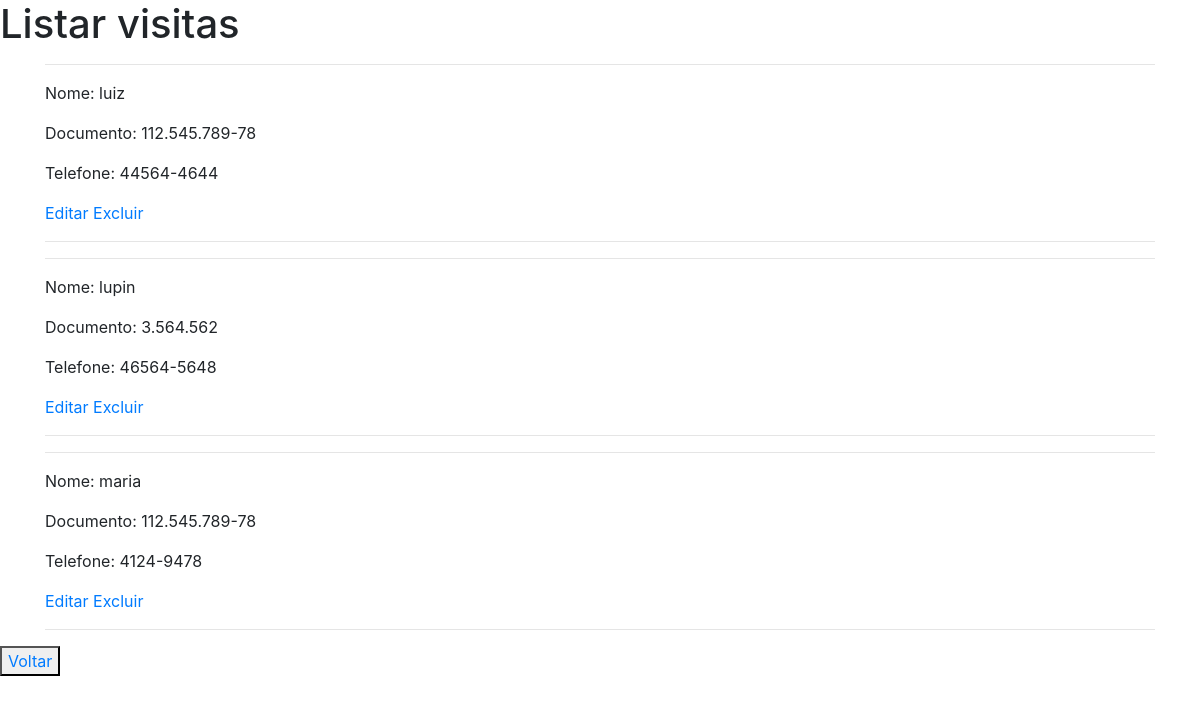
Before: /visitas/listar_visitas/ with the older database file.
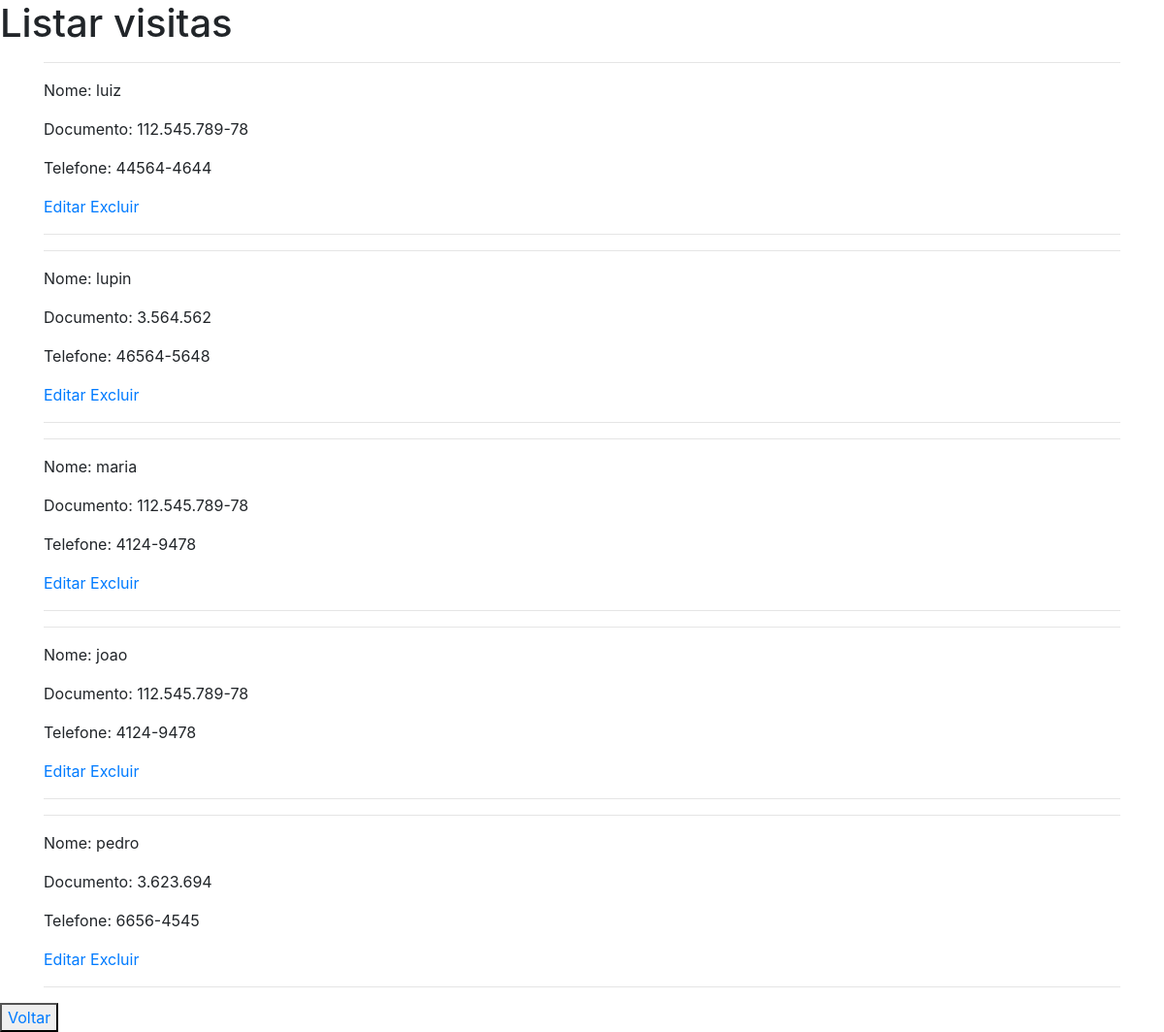
After: the same page with the newer database file.
### visitas/models.py (models this page shows, shortened)
class Visitante(models.Model):
    nome = models.CharField(max_length=100)
    doc = models.CharField(max_length=100)
    telefone = models.CharField(max_length=20)
    data_entrada = models.DateField(default=date.today)
    hora_entrada = models.DateTimeField(default=timezone.now)
    data_saida = models.DateField(null=True, blank=True)
    hora_saida = models.TimeField(null=True, blank=True)

### visitas/views.py (the view)
# urls.py: path('listar_visitas/', views.listar_visitas, name='listar_visitas'),
def listar_visitas(request):
    visitantes = Visitante.objects.all()
    return render(request, 'visitas/listar_visitas.html', {'visitantes': visitantes})

### templates/visitas/listar_visitas.html (shortened to what this page needs)
{% extends 'base.html' %}
{% block content %}
<h1> Listar visitas </h1>
<div class="container-fluid">
    <div class="container">
        {% for visitante in visitantes %}
        <hr>
        <p>Nome: {{ visitante.nome }}</p>
        <p>Documento: {{ visitante.doc }}</p>
        <p>Telefone: {{ visitante.telefone }}</p>
        <a href="{% url 'visitas:editar_visitas' visita_id=visitante.id %}">Editar</a>
        <a href="{% url 'visitas:excluir_visitas' visita_id=visitante.id %}">Excluir</a>
        <hr>
        {% endfor %}
    </div>
</div>
<button> <a href="{% url 'visitas:home' %}"> Voltar </a></button>
{% endblock %}

### templates/base.html (shortened to what this page needs)
{% load static %}
<!DOCTYPE html>
<html>
<head>
    <link rel="stylesheet" href="{% static 'bootstrap/css/bootstrap.min.css' %}">
</head>
<body>
    <main>
        {% block content %}
        {% endblock %}
    </main>
</body>
</html>

Changed rows visible on the page:
added Visitante: nome "joao", doc "112.545.789-78", telefone "4124-9478"
added Visitante: nome "pedro", doc "3.623.694", telefone "6656-4545"
